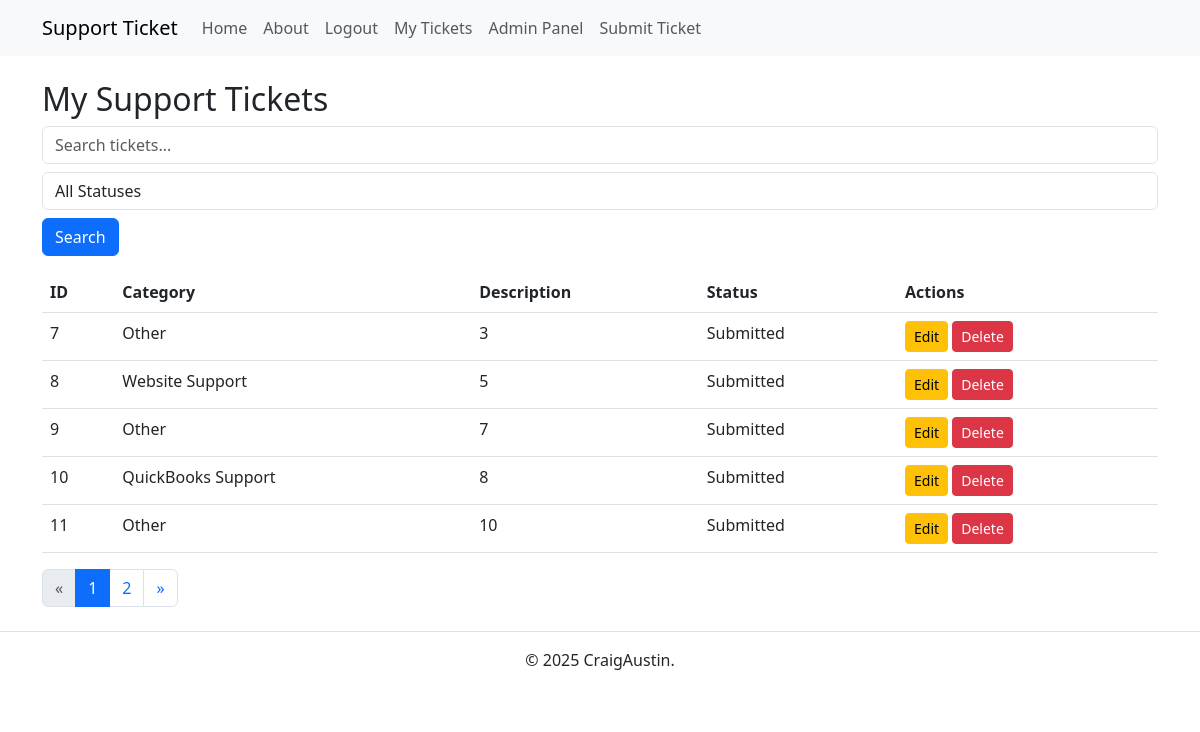
Page /tickets (signed in) on the committed database.
### app.py (models this page shows)
class Ticket(db.Model):
    id = db.Column(db.Integer, primary_key=True)
    user_id = db.Column(db.Integer, db.ForeignKey('user.id'), nullable=False)
    category = db.Column(db.String(100), nullable=False)
    description = db.Column(db.Text, nullable=False)
    status = db.Column(db.String(20), default='Submitted')
    user = db.relationship('User', backref=db.backref('tickets', lazy=True))

### app.py (the view)
@app.route('/tickets', methods=['GET'])
@login_required
def view_tickets():
    search_query = request.args.get('search', '')
    status_filter = request.args.get('status_filter', '')
    tickets_query = Ticket.query.filter_by(user_id=current_user.id)
    if search_query:
        tickets_query = tickets_query.filter(
            Ticket.category.ilike(f"%{search_query}%") |
            Ticket.description.ilike(f"%{search_query}%")
        )
    if status_filter:
        tickets_query = tickets_query.filter_by(status=status_filter)
    page, per_page, offset = get_page_args(page_parameter='page', per_page_parameter='per_page')
    per_page = 5
    total = tickets_query.count()
    tickets = tickets_query.offset(offset).limit(per_page).all()
    pagination = Pagination(page=page, per_page=per_page, total=total, css_framework='bootstrap4')
    return render_template('tickets.html', tickets=tickets, pagination=pagination)

### app.py (called while the page is built)
@login_manager.user_loader
def load_user(user_id):
    return User.query.get(int(user_id))

### templates/tickets.html (shortened to what this page needs)
{% extends 'base.html' %}
{% block content %}
<h2>My Support Tickets</h2>
{% if tickets %}
<form method="GET" action="{{ url_for('view_tickets') }}" class="mb-3">
    <input type="text" name="search" placeholder="Search tickets..." class="form-control"
        value="{{ request.args.get('search', '') }}">
    <select name="status_filter" class="form-control mt-2">
        <option value="">All Statuses</option>
    </select>
    <button type="submit" class="btn btn-primary mt-2">Search</button>
</form>
<table class="table">
    <thead>
        <tr>
            <th>ID</th>
            <th>Category</th>
            <th>Description</th>
            <th>Status</th>
            <th>Actions</th>
        </tr>
    </thead>
    <tbody>
        {% for ticket in tickets %}
        <tr>
            <td>{{ ticket.id }}</td>
            <td>{{ ticket.category }}</td>
            <td>{{ ticket.description }}</td>
            <td>{{ ticket.status }}</td>
            <td>
                {% if ticket.user_id == current_user.id %}
                {% if ticket.status != "Done" %}
                <a href="{{ url_for('edit_ticket', ticket_id=ticket.id) }}" class="btn btn-warning btn-sm">Edit</a>
                <form action="{{ url_for('delete_ticket', ticket_id=ticket.id) }}" method="POST" style="display:inline;"
                    onsubmit="return confirm('Are you sure you want to delete this ticket?');">
                    <button type="submit" class="btn btn-danger btn-sm">Delete</button>
                </form>
                {% else %}
                <span class="text-muted">Done</span>
                {% endif %}
                {% endif %}
            </td>
        </tr>
        {% endfor %}
    </tbody>
</table>
<div class="pagination-container">
    {{ pagination.links }}
</div>
{% else %}
<p>You have no submitted tickets.</p>
{% endif %}
{% endblock %}

### static/styles.css (style rules this page uses)
*, *::before, *::after { box-sizing: border-box; }
* { margin: 0; }
body { line-height: 1.5; -webkit-font-smoothing: antialiased; }
input, button, textarea, select { font: inherit; }
p, h1, h2, h3, h4, h5, h6 { overflow-wrap: break-word; }
h1, h2, h3, h4, h5, h6 { text-wrap: balance; }

### rows in the picture
Ticket: id "7", category "Other", description "3", status "Submitted"
Ticket: id "8", category "Website Support", description "5", status "Submitted"
Ticket: id "9", category "Other", description "7", status "Submitted"
Ticket: id "10", category "QuickBooks Support", description "8", status "Submitted"
Ticket: id "11", category "Other", description "10", status "Submitted"

### other values in the picture
{{ pagination.links }} "« 1 2 »"
